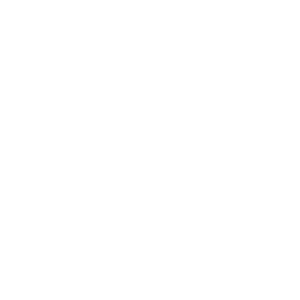
Frame 1 (no input)
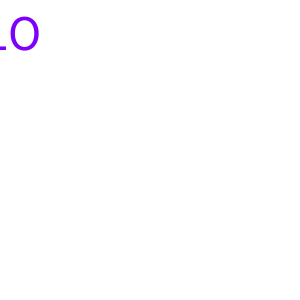
Frame 60 (the mouse pressed at the canvas centre just before this capture)
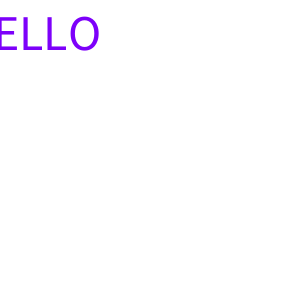
Frame 120 (the mouse held since frame 60 and released just before this capture)

The Processing sketch that drew these frames (run headless with seeded random() and noise(); from frame 60 on, the mouse is pressed at the canvas centre):

// Processing sketch: hello_move
// ── hello_move.pde
int x = -160; // x라는 변수를 만들어줍니다.

void setup() {
  size(300, 300);
  fill(125, 0, 250);
  textSize(50);
}

void draw() {
  background(255); 
  text("HELLO", x, 50); // (x,50)인 곳에 hello를 출력합니다.
  x++;                  // x를 1씩 더합니다.
}
